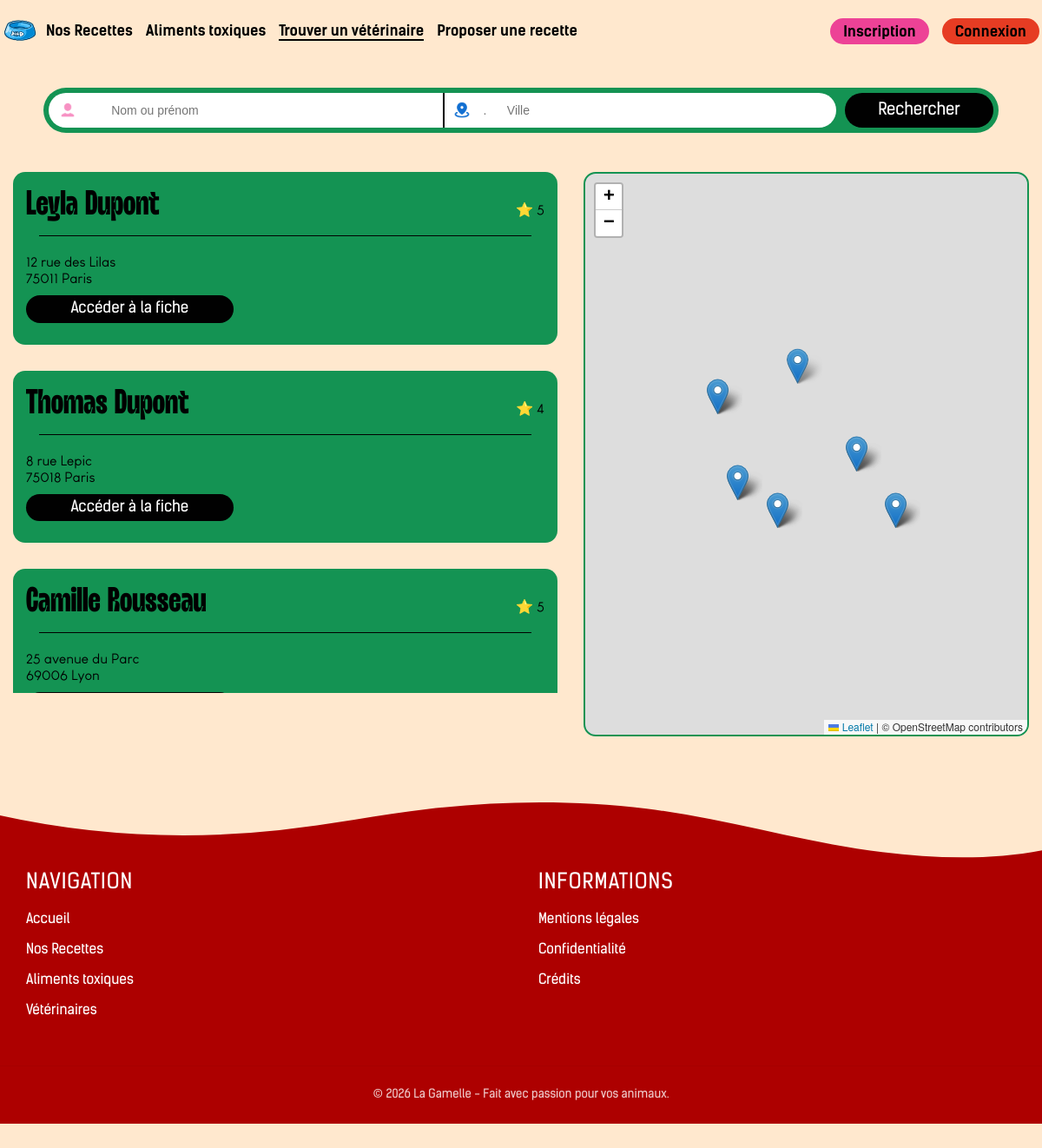
The app's page /vues/index.php with its own data.
### tables this page shows
CREATE TABLE IF NOT EXISTS `veterinaires` (
  `id_veterinaire` int NOT NULL AUTO_INCREMENT,
  `prenom` varchar(50) NOT NULL,
  `nom` varchar(50) NOT NULL,
  `telephone` varchar(20) NOT NULL,
  `adresse` varchar(100) NOT NULL,
  `code_postal` int NOT NULL,
  `ville` varchar(50) NOT NULL,
  `email` varchar(200) NOT NULL,
  `note` mediumint NOT NULL,
  `image_veterinaire` varchar(255) NOT NULL,
  `latitude` bigint NOT NULL,
  `longitude` bigint NOT NULL,
  `created_at` datetime NOT NULL,
  PRIMARY KEY (`id_veterinaire`)
);

### controleurs/VeterinaireController.php (called while the page is built, shortened)
<?php
require_once __DIR__ . '/../modeles/Veterinaire.php';
class VeterinaireController
{
    public function index(): void
    {
        $nom   = $_GET['name'] ?? null;
        $ville = $_GET['city'] ?? null;
        $veterinaires = Veterinaire::getAll($nom, $ville);
        require __DIR__ . '/../vues/VeterinaireView.php';
    }
}
?>

### modeles/Veterinaire.php (called while the page is built, shortened)
<?php
require_once __DIR__ . '/../connexion.php';
class Veterinaire
{
    public static function getAll(?string $nom = null, ?string $ville = null): array
    {
        global $db;
        $sql = "SELECT * FROM veterinaires WHERE 1=1";
        $params = [];
        $stmt = $db->prepare($sql);
        $stmt->execute($params);
        return $stmt->fetchAll(PDO::FETCH_ASSOC);
    }
}
?>

### vues/VeterinaireView.php (the view, shortened to what this page needs)
<!DOCTYPE html>
<html lang="fr">
<head>
    <link rel="stylesheet" href="https://unpkg.com/leaflet/dist/leaflet.css" />
    <link rel="stylesheet" href="../assets/css/veterinaire.css">
    <link rel="stylesheet" href="../assets/css/style.css">
</head>
<body>
    <header>
        <a href="../index.php" class="logo"><img src="../assets/images/logo.webp" alt="Retour à l'accueil"></a>
        <nav id="menu" aria-label="Navigation principale">
            <ul class="navbar">
                <li><a href="recette.php">Nos Recettes</a></li>
                <li><a href="alimentsdangereuxV.php">Aliments toxiques</a></li>
                <li><a href="index.php" class="active">Trouver un vétérinaire</a></li>
                <li><a href="v-contribution.php">Proposer une recette</a></li>
            </ul>
            <?php
            if (isset($_SESSION['id_utilisateur'])) {
                echo '<form action="recette.php" method="get" class="pc-only">
                <label for="recherche" class="sr-only">Recherchez une recette</label>
                <input type="search" name="recherche" placeholder="Recherchez une recette...">
            </form>';
                echo '<div class="compte pc-only">
                        <a href="profil.php?favoris"><img src="../assets/images/favorite-on.svg" alt="Voir mes favoris"></a>
                        <a href="profil.php"><img src="../assets/images/compte.svg" alt="Accéder à mon profil"></a>
                     </div>';
                echo '<div class="compte mobile-only">
                        <a href="profil.php?favoris">Favoris</a>
                        <a href="profil.php">Compte</a>
                     </div>';
            } else {
                echo '<div class="connexion">
                        <a href="v-inscription.php">Inscription</a>
                        <a href="v-connexion.php">Connexion</a>
                    </div>';
            }
            ?>
        </nav>
    </header>
    <main>
        <form method="GET" action="index.php" class="form">
            <div class="input-wrapper left">
                <img src="../assets/images/person.svg" alt="" class="input-icon">
                <input type="text" name="name" placeholder="       Nom ou prénom"
                    value="<?= htmlspecialchars($_GET['name'] ?? '') ?>">
            </div>
            <div class="input-wrapper right">
                <img src="../assets/images/loca.svg" alt="" class="input-icon">
                <input type="text" name="city" placeholder=".      Ville"
                    value="<?= htmlspecialchars($_GET['city'] ?? '') ?>">
            </div>
            <button type="submit">Rechercher</button>
        </form>
        <div class="container">
            <div class="results" id="vet-list">
                <?php foreach ($veterinaires as $vet): ?>
                    <div class="card-vet" id="vet-<?= $vet['id_veterinaire'] ?>">
                        <div class="card-vet-head">
                            <h3><?= htmlspecialchars($vet['prenom'] . ' ' . $vet['nom']) ?></h3>
                            <div class="note">⭐ <?= htmlspecialchars($vet['note']) ?></div>
                        </div>
                        <div class="separator"></div>
                        <p>
                            <?= htmlspecialchars($vet['adresse']) ?>
                        </p>
                        <p><?= htmlspecialchars($vet['code_postal']) ?>     <?= htmlspecialchars($vet['ville']) ?></p>
                        <a href="index.php?page=veterinaires&action=show&id=<?= $vet['id_veterinaire'] ?>">Accéder à la
                            fiche</a>
                    </div>
                <?php endforeach; ?>
            </div>
            <div id="map"></div>
        </div>
    </main>
    <footer class="main-footer">
        <div class="footer-wave">
        </div>
        <div class="footer-container">
            <div class="footer-links">
                <h3>Navigation</h3>
                <ul>
                    <li><a href="../index.php">Accueil</a></li>
                    <li><a href="recette.php">Nos Recettes</a></li>
                    <li><a href="alimentsdangereuxV.php">Aliments toxiques</a></li>
                    <li><a href="index.php">Vétérinaires</a></li>
                </ul>
            </div>
            <div class="footer-links">
                <h3>Informations</h3>
                <ul>
                    <li><a href="mentions-legales.php">Mentions légales</a></li>
                    <li><a href="mentions-legales.php#confidentialite">Confidentialité</a></li>
                    <li><a href="mentions-legales.php#credits">Crédits</a></li>
                </ul>
            </div>
        </div>
        <div class="footer-bottom">
            <p>&copy; 2026 La Gamelle - Fait avec passion pour vos animaux.</p>
        </div>
    </footer>
</body>
</html>

### assets/css/veterinaire.css (style rules this page uses)
body { font-family: 'Louis George Cafe', sans-serif; }
.form { margin: 16px; padding: 8px; display: flex; flex-direction: column; gap: 10px; background-color: var(--vert); border-radius: 20px; }
.input-wrapper { position: relative; width: 100%; }
.form input[type="text"] { width: 100%; box-sizing: border-box; padding: 12px 12px 12px 45px; border: none; border-radius: 15px; font-size: 14px; }
.input-icon { position: absolute; left: 12px; top: 50%; transform: translateY(-50%); width: 20px; }
.form button { width: 100%; padding: 8px 12px; background-color: var(--noir); color: #fff; border: none; border-radius: 20px; cursor: pointer; font-family: 'Kelson Sans', sans-serif; font-size: 1.2rem; }
.container { display: flex; flex-direction: column-reverse; padding: 15px; gap: 30px; }
.results { width: 100%; display: flex; flex-direction: column; gap: 30px; max-height: 600px; overflow-y: auto; }
.card-vet { background-color: var(--vert); border-radius: 14px; padding: 15px; line-height: 1.2; }
.card-vet-head { display: flex; align-items: center; justify-content: space-between; }
.card-vet h3 { font-size: 2.5rem; margin-bottom: 10px; }
.card-vet .note { font-size: 1rem; }
.card-vet a { width: 100%; padding: 5px 10px; background-color: var(--noir); color: #fff; border-radius: 20px; font-family: 'Kelson Sans', sans-serif; font-size: 1.1rem; display: block; margin: 10px 0; text-align: center; }
.separator { border-top: 1px solid #000; margin: 0 15px 20px; }
#map { width: 100%; height: 300px; border-radius: 14px; border: solid 2px var(--vert); }
@media (min-width: 768px) { .form { flex-direction: row; max-width: 1100px; margin: 30px auto; border-radius: 50px; padding: 6px; gap: 0; } }
@media (min-width: 768px) { .form input[name="name"] { border-radius: 40px 0 0 40px; } }
@media (min-width: 768px) { .form input[name="city"] { border-left: 2px solid #000; border-radius: 0 40px 40px 0; } }
@media (min-width: 768px) { .form button { width: auto; padding: 8px 38px; margin-left: 10px; } }
@media (min-width: 768px) { .container { flex-direction: row; max-width: 1300px; margin: 0 auto; } }
@media (min-width: 768px) { .results { width: 55%; } }
@media (min-width: 768px) { #map { width: 45%; height: 650px; position: sticky; top: 20px; } }
@media (min-width: 768px) { .card-vet a { width: 40%; } }

### records on screen
veterinaires: prenom+nom "Leyla Dupont", note "5", adresse "12 rue des Lilas", code_postal "75011", ville "Paris"
veterinaires: prenom+nom "Thomas Dupont", note "4", adresse "8 rue Lepic", code_postal "75018", ville "Paris"
veterinaires: prenom+nom "Camille Rousseau", note "5", adresse "25 avenue du Parc", code_postal "69006", ville "Lyon"
